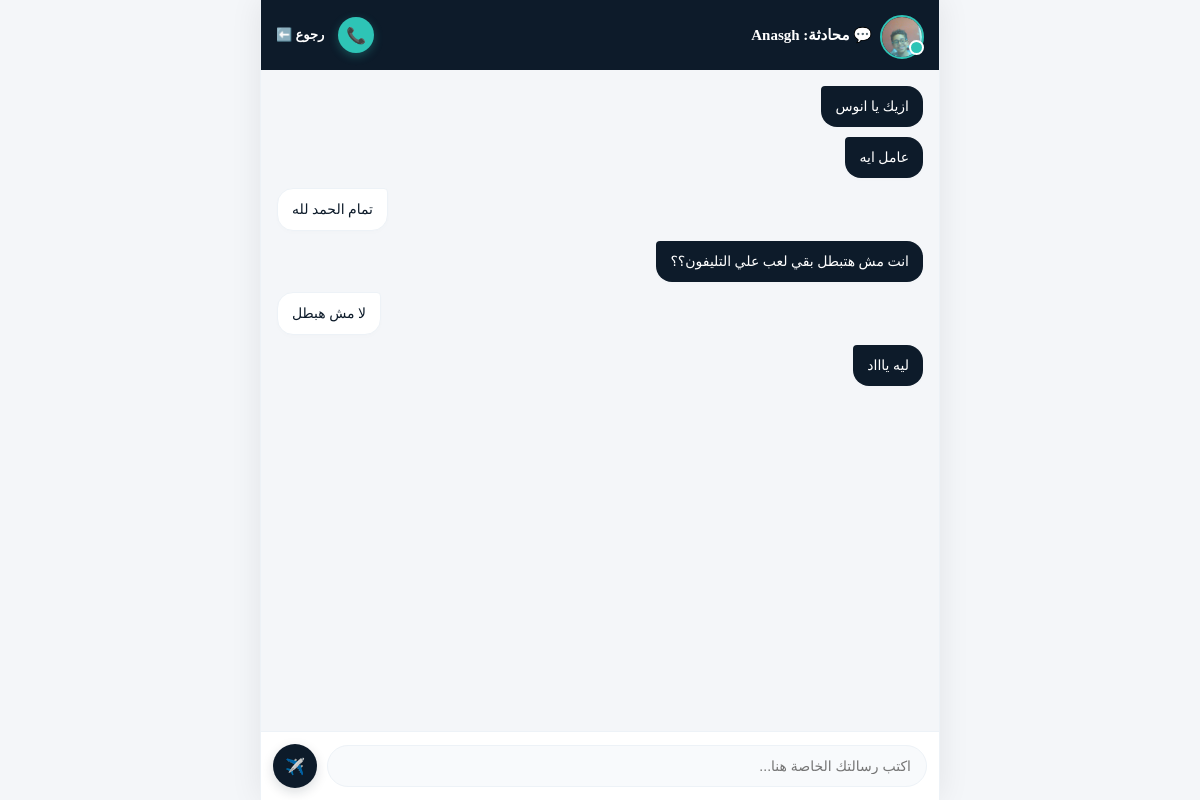
The page /chats/2/ (signed in) on the database as committed earlier.
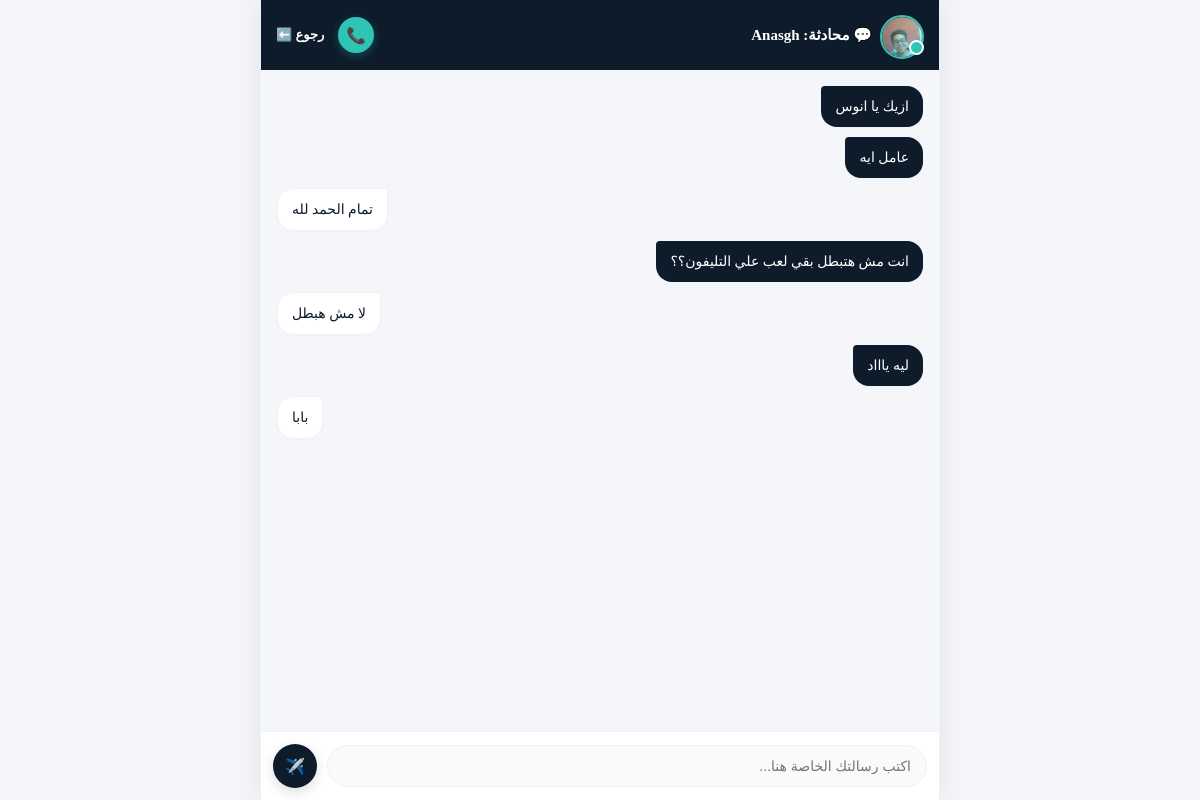
The same page on the database as committed later.
### accounts/models.py (models this page shows, shortened)
class ChatMessage(models.Model):
    sender = models.ForeignKey(User, on_delete=models.CASCADE, related_name='sent_messages')
    receiver = models.ForeignKey(User, on_delete=models.CASCADE, related_name='received_messages')
    message = models.TextField(verbose_name="نص الرسالة")
    is_read = models.BooleanField(default=False)
    created_at = models.DateTimeField(auto_now_add=True)
    class Meta:
        ordering = ['created_at'] # ترتيب الرسائل من الأقدم للأحدث داخل المحادثة

### accounts/views.py (the view, shortened to what this page needs)
# urls.py: path('chats/<int:user_id>/', chat_detail_view, name='chat_detail'),
@login_required
def chat_detail_view(request, user_id):
    other_user = get_object_or_404(User, id=user_id)
    messages = ChatMessage.objects.filter(
        (models.Q(sender=request.user) & models.Q(receiver=other_user)) |
        (models.Q(sender=other_user) & models.Q(receiver=request.user))
    )
    return render(request, 'accounts/chat_detail.html', {'other_user': other_user, 'chat_messages': messages})

### accounts/templates/accounts/chat_detail.html (shortened to what this page needs)
<!DOCTYPE html>
<html lang="ar" dir="rtl">
<head>
</head>
<body>
    <div class="chat-main-wrapper">
        <div class="chat-header">
            <div style="display: flex; align-items: center; gap: 12px;">
                <div style="position: relative; width: 40px; height: 40px; flex-shrink: 0; display: inline-block;">
                    {% if other_user.profile_picture %}
                        <img src="{{ other_user.profile_picture.url }}" style="width: 40px; height: 40px; border-radius: 50%; object-fit: cover; border: 2px solid {% if other_user.is_active_now %}#2ec4b6{% else %}var(--border-color){% endif %};">
                    {% else %}
                        <div style="width: 40px; height: 40px; border-radius: 50%; background: var(--input-bg); border: 1px solid var(--border-color); display: flex; align-items: center; justify-content: center; color: var(--text-muted); font-size: 18px; font-weight: bold;">👤</div>
                    {% endif %}
                    {% if other_user.is_active_now %}
                        <span style="position: absolute; bottom: 0; right: 0; width: 11px; height: 11px; background: #2ec4b6; border: 2px solid var(--card-bg); border-radius: 50%; animation: chat-pulse 2s infinite; display: inline-block;"></span>
                    {% endif %}
                </div>
                <h3 style="margin: 0; font-size: 15px; font-weight: 800; color: var(--text-main);">💬 محادثة: {{ other_user.username }}</h3>
            </div>
            <div style="display: flex; align-items: center; gap: 14px;">
                {% if other_user.is_active_now %}
                    <a href="{% url 'trigger_voice_call' other_user.id %}" style="text-decoration: none; background: #2ec4b6; color: white; width: 36px; height: 36px; border-radius: 50%; display: flex; align-items: center; justify-content: center; font-size: 16px; box-shadow: 0 3px 10px rgba(46,196,182,0.3); animation: chat-pulse 2s infinite;">📞</a>
                {% endif %}
                <a href="{% url 'chat_rooms_list' %}" class="btn-back-link" style="font-size: 13px; font-weight: 700; text-decoration: none;">رجوع ⬅️</a>
            </div>
        </div>
        <div class="chat-zone" id="chatMessagesContainer">
            {% for msg in chat_messages %}
                <div class="bubble {% if msg.sender == request.user %}my-msg{% else %}other-msg{% endif %}">
                    {{ msg.message }}
                </div>
            {% empty %}
                <p style="text-align: center; color: #a0aec0; font-size: 12px; margin: auto;" id="empty-chat-text">لا توجد رسائل سابقة. ابدأ المحادثة الآن وسجل عروضك! 🚀</p>
            {% endfor %}
        </div>
        <div class="input-zone-container">
            <form method="POST" class="chat-form">
                <input type="text" name="message" class="chat-input" placeholder="اكتب رسالتك الخاصة هنا..." required autocomplete="off">
                <button type="submit" style="background: #0d1b2a; color: white; border: none; width: 44px; height: 44px; border-radius: 50%; display: flex; align-items: center; justify-content: center; cursor: pointer; font-size: 16px; padding: 0; box-shadow: 0 4px 12px rgba(13,27,42,0.15); flex-shrink: 0;">✈️</button>
            </form>
        </div>
    </div>
</body>
</html>

Rows that differ between the two databases and show on the page:
added ChatMessage: message "بابا"
